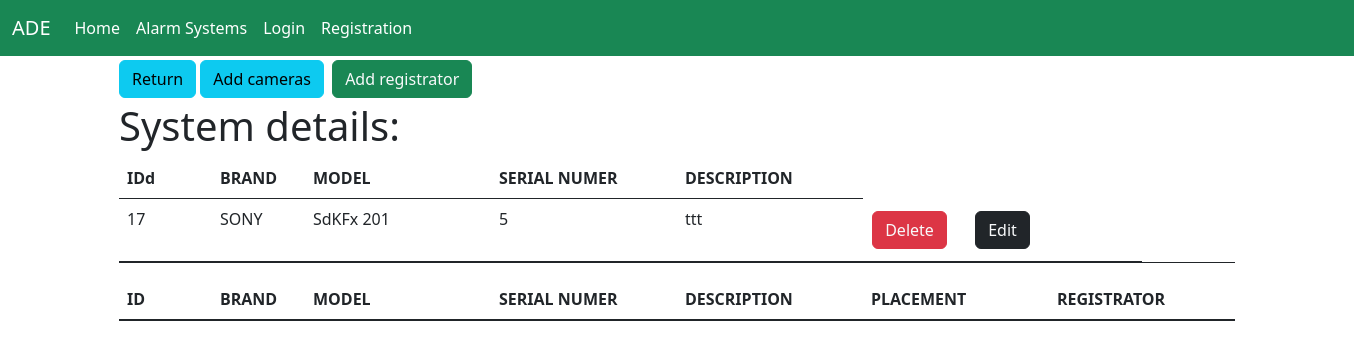
Before: /main_view/details_system/25 with the older database file.
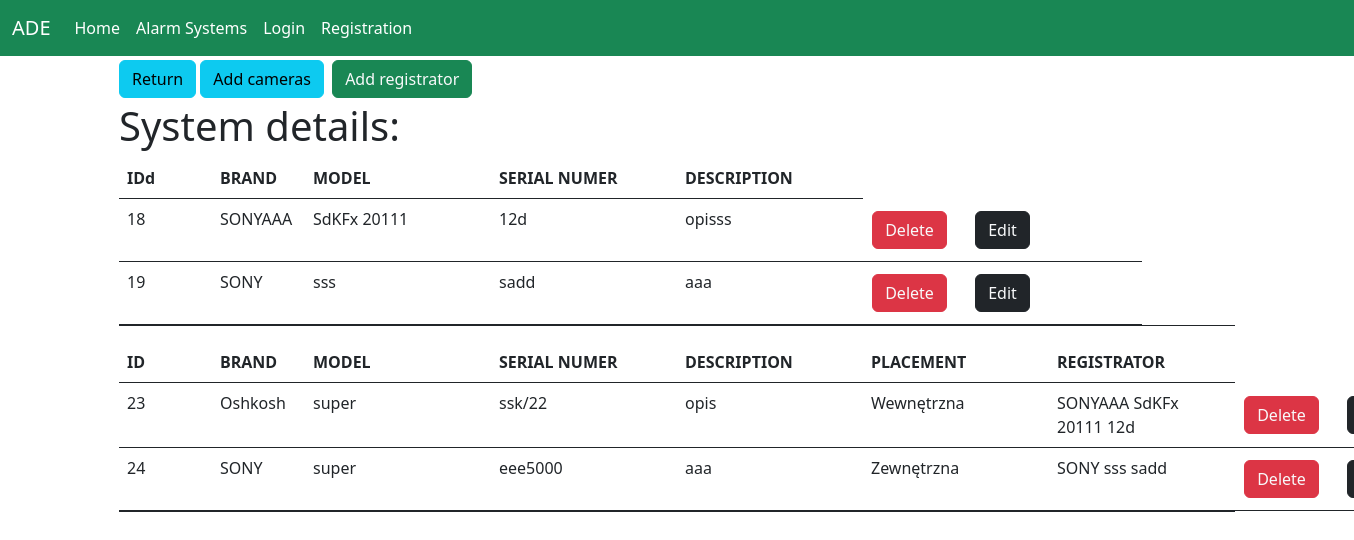
After: the same page with the newer database file.
### alarm_systems/models.py (models this page shows)
class System(models.Model):
    location = models.ForeignKey('Location', on_delete=models.CASCADE)
    date_installed = models.DateField(auto_now_add=True)
    last_check = models.DateField(auto_now=True)
    system_type = models.ForeignKey('SystemType', on_delete=models.CASCADE)

class Registrator(models.Model):
    brand = models.CharField(max_length=100)
    model = models.CharField(max_length=100)
    serial_number = models.CharField(max_length=100, unique=True)
    description = models.TextField(blank=True, null=True)
    system_types = models.ForeignKey('System', on_delete=models.CASCADE)

class Camera(models.Model):
    location_types = [(1, 'Zewnętrzna'),
                      (2, 'Wewnętrzna')]
    brand = models.CharField(max_length=100)
    model = models.CharField(max_length=100)
    serial_number = models.CharField(max_length=100, unique=True)
    placement = models.IntegerField(choices=location_types, default=1)
    description = models.TextField(blank=True, null=True)
    registrator = models.ForeignKey('Registrator', on_delete=models.CASCADE)

### alarm_systems/views.py (the view, shortened to what this page needs)
# urls.py: path('main_view/details_system/<int:system_id>', views.details_system,
def details_system(request, system_id):
    systems = System.objects.filter(pk=system_id)
    registrators = Registrator.objects.filter(system_types_id=system_id)
    centrals = Central.objects.filter(system_types_id=system_id)
    if registrators:
        cameras = []
        for registrator in registrators:
            cameras.extend(Camera.objects.filter(registrator_id=registrator))
        return render(request,
                      'home/system_details/details_system.html',
                      context={'registrators': registrators,
                               'cameras': cameras,
                               'systems': systems})
    else:
        return redirect('alarm_systems:empty_system', system_id)

### alarm_systems/templates/home/system_details/details_system.html (shortened to what the changed rows need)
{% extends 'base.html' %}
{% block container %}
    <div class="schedules-content">
        <div class="col-sm">
            {% if registrators %}
                <div class="col-sm">
                    {% for demanded_action in systems %}
                        <a href="{% url 'alarm_systems:location_details' demanded_action.location_id %}"
                           class="btn btn-info">Return</a>
                        <a href="{% url 'alarm_systems:add_camera' demanded_action.id %}"
                           class="btn btn-info">Add cameras</a>
                        <a href="{% url 'alarm_systems:add_registrator' demanded_action.id %}"
                           class="btn btn-success rounded-10 text-light m-1">Add registrator</a>
                    {% endfor %}
                </div>
                <h1>System details:</h1>
                <table class="table border-bottom border-dark ">
                    <thead>
                    <tr class="d-flex">
                        <th class="col-sm-1">IDd</th>
                        <th class="col-1">BRAND</th>
                        <th class="col-2">MODEL</th>
                        <th class="col-2">SERIAL NUMER</th>
                        <th class="col-2">DESCRIPTION</th>
                    </tr>
                    </thead>
                    <tbody class="text-color-lighter">
                    {% for registrator in registrators %}
                        <tr class="d-flex ">
                        <td class="col-sm-1">{{ registrator.id }}</td>
                        <td class="col-1">{{ registrator.brand }}</td>
                        <td class="col-2">{{ registrator.model }}</td>
                        <td class="col-2">{{ registrator.serial_number }}</td>
                        <td class="col-2">{{ registrator.description }}</td>
                        {% for demanded_action in systems %}
                            <td class="col-1 d-flex align-items-center justify-content-center flex-wrap">
                                <a href="{% url 'alarm_systems:delete_registrator' registrator.id %}"
                                   class="btn btn-danger rounded-10 text-light m-1">Delete</a>
                            <td class="col-1 d-flex align-items-center justify-content-center flex-wrap">
                                <a href="{% url 'alarm_systems:edit_registrator' registrator.id %}"
                                   class="btn btn-dark rounded-10 text-light m-1">Edit</a>
                            <td class="col-1 d-flex align-items-center justify-content-center flex-wrap">
                        {% endfor %}
                    {% endfor %}
                    </td>
                    </tbody>
                </table>
                <table class="table border-bottom border-dark ">
                    <thead>
                    <tr class="d-flex">
                        <th class="col-sm-1">ID</th>
                        <th class="col-1">BRAND</th>
                        <th class="col-2">MODEL</th>
                        <th class="col-2">SERIAL NUMER</th>
                        <th class="col-2">DESCRIPTION</th>
                        <th class="col-2">PLACEMENT</th>
                        <th class="col-2">REGISTRATOR</th>
                    </tr>
                    </thead>
                    <tbody class="text-color-lighter">
                    {% for camera in cameras %}
                        <tr class="d-flex ">
                        <td class="col-sm-1">{{ camera.id }}</td>
                        <td class="col-1">{{ camera.brand }}</td>
                        <td class="col-2">{{ camera.model }}</td>
                        <td class="col-2">{{ camera.serial_number }}</td>
                        <td class="col-2">{{ camera.description }}</td>
                        <td class="col-2">{{ camera.get_placement_display }}</td>
                        <td class="col-2">{{ camera.registrator.brand }} {{ camera.registrator.model }} {{ camera.registrator.serial_number }}</td>
                        <td class="col-1 d-flex align-items-center justify-content-center flex-wrap">
                            <a href="{% url 'alarm_systems:delete_camera' camera.id %}"
                               class="btn btn-danger rounded-10 text-light m-1">Delete</a>
                        <td class="col-1 d-flex align-items-center justify-content-center flex-wrap">
                        <a href="{% url 'alarm_systems:edit_camera' camera.id %}"
                           class="btn btn-dark rounded-10 text-light m-1">Edit</a>
                    {% endfor %}
                    </td>
                    </tr>
                    </tbody>
                </table>
                </div>
            {% endif %}
    </div>
{% endblock %}

Changed rows visible on the page:
removed Registrator: id "17", brand "SONY", model "SdKFx 201", serial_number "5", description "ttt"
added Registrator: id "18", brand "SONYAAA", model "SdKFx 20111", serial_number "12d", description "opisss"
added Registrator: id "19", brand "SONY", model "sss", serial_number "sadd", description "aaa"
added Camera: id "23", brand "Oshkosh", model "super", serial_number "ssk/22", description "opis", placement "Wewnętrzna", registrator.brand "SONYAAA", registrator.model "SdKFx 20111", registrator.serial_number "12d"
added Camera: id "24", brand "SONY", model "super", serial_number "eee5000", description "aaa", placement "Zewnętrzna", registrator.brand "SONY", registrator.model "sss", registrator.serial_number "sadd"
